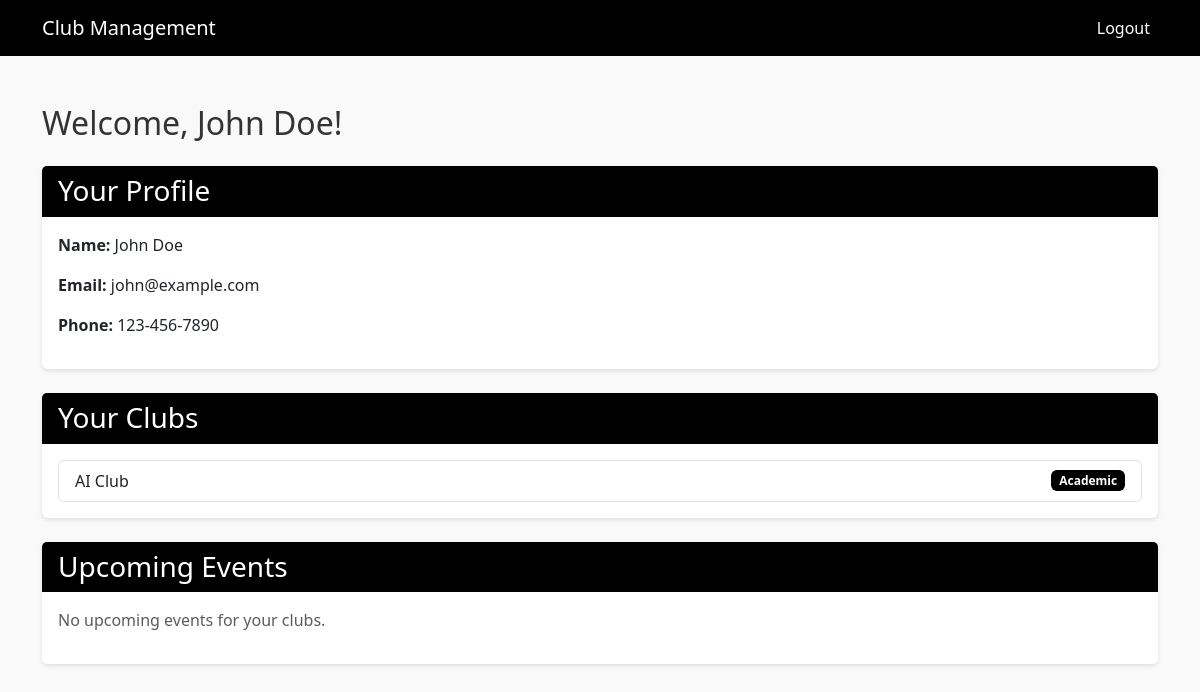
The page /student_dashboard.php (signed in) on the database its author committed.
### tables this page shows
CREATE TABLE users(
    id INT AUTO_INCREMENT PRIMARY KEY,
    name VARCHAR(255) NOT NULL,
    email VARCHAR(255) UNIQUE NOT NULL,
    password VARCHAR(255) NOT NULL,
    role ENUM('admin', 'club_manager', 'student', 'advisor') NOT NULL,
    created_at TIMESTAMP DEFAULT CURRENT_TIMESTAMP
);

CREATE TABLE club_members (
    id INT AUTO_INCREMENT PRIMARY KEY,
    student_id INT NOT NULL,
    club_id INT NOT NULL,
    position VARCHAR(255),
    created_at TIMESTAMP DEFAULT CURRENT_TIMESTAMP,
    FOREIGN KEY (student_id) REFERENCES students(id) ON DELETE CASCADE,
    FOREIGN KEY (club_id) REFERENCES clubs(id) ON DELETE CASCADE,
    UNIQUE (student_id, club_id)
);

CREATE TABLE clubs (
    id INT AUTO_INCREMENT PRIMARY KEY,
    name VARCHAR(255) NOT NULL,
    description TEXT,
    contact VARCHAR(255),
    type ENUM('academic', 'sports', 'social', 'environmental', 'business') NOT NULL,
    created_at TIMESTAMP DEFAULT CURRENT_TIMESTAMP
);

### student_dashboard.php (the view, shortened to what this page needs)
<?php
require_once __DIR__ . '/config/config.php';
$user_id = $_SESSION['user_id'];
$stmt = $pdo->prepare("SELECT * FROM users WHERE id = ?");
$stmt->execute([$user_id]);
$user = $stmt->fetch(PDO::FETCH_ASSOC);
$stmt = $pdo->prepare("SELECT * FROM students WHERE user_id = ?");
$stmt->execute([$user_id]);
$studentDetails = $stmt->fetch(PDO::FETCH_ASSOC);
$student = array_merge($user, $studentDetails ? $studentDetails : []);
$studentIdForMembership = $studentDetails ? $studentDetails['id'] : $user['id'];
$stmt = $pdo->prepare("
    SELECT c.id, c.name, c.type, cm.position
    FROM club_members cm
    JOIN clubs c ON cm.club_id = c.id
    WHERE cm.student_id = ?
");
$stmt->execute([$studentIdForMembership]);
$clubs = $stmt->fetchAll(PDO::FETCH_ASSOC);
$club_ids = array_column($clubs, 'id');
if (!empty($club_ids)) {
    $placeholders = implode(',', array_fill(0, count($club_ids), '?'));
    $stmt = $pdo->prepare("
        SELECT e.id, e.name, e.date, e.time, e.location, c.name AS club_name
        FROM events e
        JOIN clubs c ON e.club_id = c.id
        WHERE e.club_id IN ($placeholders) AND e.date >= CURDATE()
        ORDER BY e.date ASC
        LIMIT 5
    ");
    $stmt->execute($club_ids);
    $events = $stmt->fetchAll(PDO::FETCH_ASSOC);
} else {
    $events = [];
}
?>
<!DOCTYPE html>
<html lang="en">
<head>
    <link href="https://cdn.jsdelivr.net/npm/bootstrap@5.3.0/dist/css/bootstrap.min.css" rel="stylesheet">
</head>
<body>
    <nav class="navbar navbar-expand-lg navbar-dark">
        <div class="container">
            <a class="navbar-brand" href="index.php">Club Management</a>
            <div class="navbar-nav ms-auto">
                <a class="nav-link" href="logout.php">Logout</a>
            </div>
        </div>
    </nav>
    <div class="container mt-5">
        <h2 class="mb-4">Welcome, <?= htmlspecialchars($student['name']) ?>!</h2>
        <div class="card mb-4">
            <div class="card-header bg-black text-white">
                <h3 class="mb-0">Your Profile</h3>
            </div>
            <div class="card-body">
                <p><strong>Name:</strong> <?= htmlspecialchars($student['name']) ?></p>
                <p><strong>Email:</strong> <?= htmlspecialchars($student['email']) ?></p>
                <?php if (isset($student['phone']) && $student['phone']): ?>
                    <p><strong>Phone:</strong> <?= htmlspecialchars($student['phone']) ?></p>
                <?php endif; ?>
            </div>
        </div>
        <div class="card mb-4">
            <div class="card-header bg-black text-white">
                <h3 class="mb-0">Your Clubs</h3>
            </div>
            <div class="card-body">
                <?php if (!empty($clubs)): ?>
                    <div class="list-group">
                        <?php foreach ($clubs as $club): ?>
                            <a href="club_details.php?id=<?= $club['id'] ?>" class="list-group-item list-group-item-action d-flex justify-content-between align-items-center">
                                <span><?= htmlspecialchars($club['name']) ?></span>
                                <span class="badge"><?= ucfirst($club['type']) ?></span>
                            </a>
                        <?php endforeach; ?>
                    </div>
                <?php else: ?>
                    <p class="text-muted">You are not a member of any clubs yet.</p>
                <?php endif; ?>
            </div>
        </div>
        <div class="card">
            <div class="card-header bg-black text-white">
                <h3 class="mb-0">Upcoming Events</h3>
            </div>
            <div class="card-body">
                <?php if (!empty($events)): ?>
                    <div class="list-group">
                        <?php foreach ($events as $event): ?>
                            <a href="event.php?id=<?= $event['id'] ?>" class="list-group-item list-group-item-action">
                                <div class="d-flex w-100 justify-content-between">
                                    <h5 class="mb-1"><?= htmlspecialchars($event['name']) ?></h5>
                                    <small class="event-date"><?= date('M j', strtotime($event['date'])) ?></small>
                                </div>
                                <small class="text-muted"><?= htmlspecialchars($event['club_name']) ?></small>
                                <?php if ($event['location']): ?>
                                    <small class="text-muted"> | <?= htmlspecialchars($event['location']) ?></small>
                                <?php endif; ?>
                            </a>
                        <?php endforeach; ?>
                    </div>
                <?php else: ?>
                    <p class="text-muted">No upcoming events for your clubs.</p>
                <?php endif; ?>
            </div>
        </div>
    </div>
</body>
</html>

### student_dashboard.php (style rules this page uses)
body { background-color: #f9f9f9; color: #333; }
.navbar { background-color: #000; }
.navbar-brand, .navbar-nav .nav-link { color: #fff !important; }
.card { border: none; box-shadow: 0 2px 4px rgba(0, 0, 0, 0.1); }
.badge { background-color: #000; color: #fff; }

### rows shown on the page
users: name "John Doe", email "john@example.com"
club_members: club.name "AI Club", club.type "Academic"

### other values the page prints
$student['phone'] "123-456-7890"
